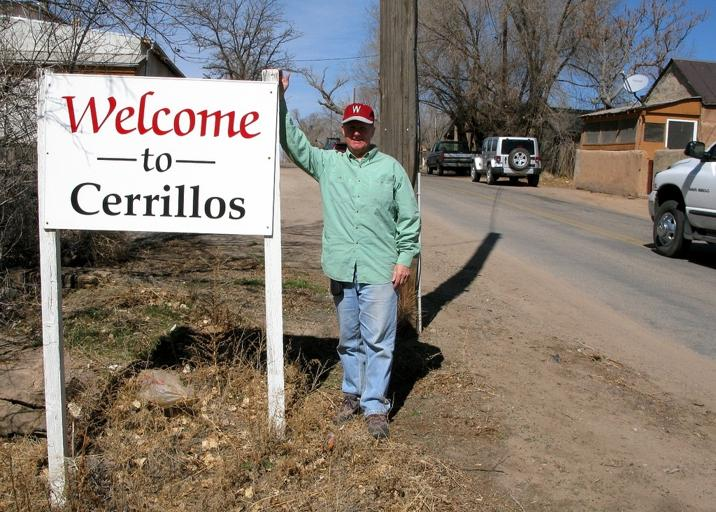
#> input picture places/Places365_val_00000923.jpg, 716 x 512 px; its folder holds only this picture in this run
$ jupyter execute --allow-errors billytags_regression.ipynb   (shell and % lines are left out)   (older library calls are emulated)
#> lines starting #> are read from the running program, lines starting #| are printed output that depends on the picture
[cell 1]

import tensorflow as tf
import numpy as np
import cv2
import matplotlib.pyplot as plt
import transformations as t
from mpl_toolkits.mplot3d import Axes3D
import os
import threading


tf.logging.set_verbosity(tf.logging.INFO)
#> (this line was passed over: tensorflow is not available in this run)

# [26 lines left out: functions show_cv2, plot_histogram, add_grayscale_noise, add_colored_noise, not called in this run]

[cell 2]
def listfiles(path):
    return [os.path.join(dp, f) for dp, dn, fn in os.walk(path) for f in fn]
tag_urls = listfiles("./tags")
scene_urls = listfiles("./places")

#> (the rest of this cell did not finish here and is left out)

[cell 3]
# Populate some camera intrinsic settings
# And other constants
# To do: capitolize these variables names idk how to find and replace in this notebook

#camera_intrinsics = [1.1998640834468974e+03, 0, 640.0 / 2, 0, 1.1998640834468974e+03, 480.0 / 2, 0, 0, 1]
camera_intrinsics = [1473.967474, 0.000000, 569.329599, 0.000000, 1473.916904, 379.610277, 0.000000, 0.000000, 1.000000]
camera_intrinsics = np.array(camera_intrinsics).reshape([3, 3])

fx = camera_intrinsics[0,0]
fy = camera_intrinsics[1,1]
cx = camera_intrinsics[0,2]
cy = camera_intrinsics[1,2]

tag_size = 0.1

print(camera_intrinsics)

[cell 4]
def gen_sample(plot=False, low_res=False):
    #img_scene = np.random.randint(0, 255, size=(768, 1024, 3)).astype(np.uint8)
#> called with plot = True, low_res = False
    white_background = False
    if np.random.randint(20) == 1:
        # Eliminate tag borders sometime to prevent overfitting
        white_background = True

    if not white_background:
        img_scene = cv2.resize(cv2.imread(np.random.choice(scene_urls)), (1280, 720), interpolation=cv2.INTER_NEAREST)
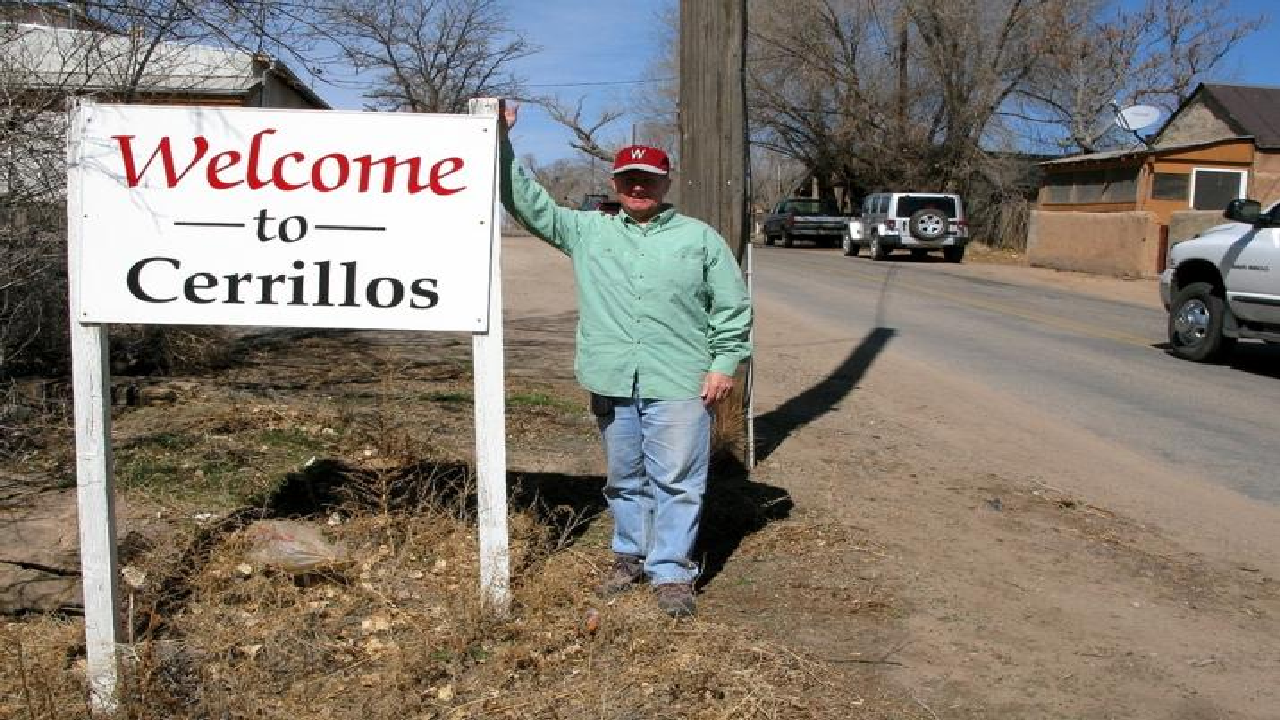
#> img_scene: shape (720, 1280, 3); mean B, G, R 114.5, 124, 131.6

    img_tag = cv2.resize(cv2.imread(np.random.choice(tag_urls)), (200, 200), interpolation=cv2.INTER_NEAREST)

    world_corners = np.array([[-1, -1], [1, -1], [-1, 1], [1, 1]]) * tag_size / 2.0
    pixel_corners = np.array([[0, 0], [1, 0], [0, 1], [1, 1]]) * np.array(img_tag.shape)[:2]

    # Add a Z component and homogeneous coordinate
    corners_3d = np.hstack((world_corners, np.array([[0, 1]] * 4)))

    done = False
    attempts = 0
    while not done:
        # Apply a random rotation to our corners
        angle_lim = np.pi / 2 * 0.7
        #rotation_matrix = t.rotation_matrix(np.random.uniform(-angle_lim, angle_lim), [1, 0, 0])
        #rotation_matrix = rotation_matrix @ t.rotation_matrix(np.random.uniform(-angle_lim, angle_lim), [0, 1, 0])
        rand_vector = t.random_vector(3)
        rand_vector[2]= 0
        rand_vector /= np.linalg.norm(rand_vector)
        rotation_matrix = t.rotation_matrix(np.random.uniform(-angle_lim, angle_lim), rand_vector)
        #rotation_matrix = rotation_matrix @ t.rotation_matrix(np.random.uniform(-np.pi, np.pi), [0, 0, 1])
        corners_3d_rotated = (rotation_matrix @ corners_3d.T).T

        # Translate our corners to a random 3D point within our camera view
        #z = np.random.triangular(0.2, 0.2, 5)
        z = np.random.uniform(0.2, 3.5)
        x = np.random.uniform(-1, 1) * z / fx * cx
        y = np.random.uniform(-1, 1) * z / fy * cy
        translation = np.array([x, y, z])
        translation_matrix = t.translation_matrix(translation)
        corners_3d_transformed = (translation_matrix @ corners_3d_rotated.T).T

        # Project into 2D image space
        projected_transformed = camera_intrinsics @ corners_3d_transformed.T[:3]
        projected_transformed /= projected_transformed[2]

        projected_transformed = np.vstack((projected_transformed[0], projected_transformed[1]))
        # print(projected_transformed)

        done = True
        attempts += 1
        for (x, y) in projected_transformed.T:
            # Reject views that have tag corners chopped off
            if x < 0 or y < 0 or x > 1280 or y > 720:
                done = False

    center_x, center_y = np.mean(projected_transformed, axis=1)
    width = np.max(projected_transformed[0]) - np.min(projected_transformed[0])
    height = np.max(projected_transformed[1]) - np.min(projected_transformed[1])

    # print(attempts, "attempt(s)")

    # Compute a homography
    H = cv2.findHomography(pixel_corners, projected_transformed.T)[0]

    # Random lighting condition
    dynamic_range = np.random.uniform(0.4, 1.0)
    color_shift =  (1.0 - dynamic_range) * np.random.uniform(0, 255) + np.random.normal(0.0, 10, size=3)

    img_tag_lighting = img_tag * dynamic_range
    img_tag_lighting += color_shift
    img_tag_lighting = np.clip(img_tag_lighting, 0.0, 255.0).astype(np.uint8)

    img_tag_blank = np.zeros(img_tag.shape) + 255.0 * dynamic_range
    img_tag_blank += color_shift
    img_tag_blank = np.clip(img_tag_blank, 0.0, 255.0).astype(np.uint8)

    if white_background:
        img_scene = np.clip(np.zeros((720, 1280, 3)) + 255.0 * dynamic_range + color_shift, 0.0, 255.0).astype(np.uint8)
        img_scene = add_colored_noise(img_scene, 4)
        img_scene = add_grayscale_noise(img_scene, 10)

    # Some noise
    img_tag_filtered = cv2.GaussianBlur(img_tag_lighting, (3, 3), 0)
    img_tag_filtered = add_colored_noise(img_tag_filtered, 4)
    img_tag_filtered = add_grayscale_noise(img_tag_filtered, 10)
    img_tag_blank = cv2.GaussianBlur(img_tag_blank, (3, 3), 0)
    img_tag_blank = add_colored_noise(img_tag_blank, 4)
    img_tag_blank = add_grayscale_noise(img_tag_blank, 10)

    # Overlay warped image
    img_scene_with_tag = np.array(img_scene)
    cv2.warpPerspective(img_tag_filtered, H, dsize=img_scene.shape[:2][::-1], dst=img_scene_with_tag, borderMode=cv2.BORDER_TRANSPARENT)

    if np.random.randint(3) == 1:
        # put a blank rectangle on the "to tag" scene for some extra overfitting protection
        cv2.warpPerspective(img_tag_blank, H, dsize=img_scene.shape[:2][::-1], dst=img_scene, borderMode=cv2.BORDER_TRANSPARENT)
    blur_size = np.random.randint(4) * 2 + 1
    img_scene_with_tag = cv2.GaussianBlur(img_scene_with_tag, (blur_size, blur_size), 0)
    img_scene = cv2.GaussianBlur(img_scene, (blur_size, blur_size), 0)

    # Bias our tag's color towards the image average color
    img_tag_filtered = (img_tag_filtered * 49.0 / 50.0 + (np.mean(img_scene,axis=(0,1)) / 50.0).astype(np.int16)).astype(np.uint8)

    # Plot?
    if plot:
        show_cv2(img_tag_filtered)

        show_cv2(img_tag_blank)

        # Visualize in 3D
        fig = plt.figure()
        ax = fig.add_subplot(111, projection='3d')

        xs = corners_3d.T[0]
        ys = corners_3d.T[1]
        zs = corners_3d.T[2]
        ax.scatter(xs, ys, zs)

        xs = corners_3d_transformed.T[0]
        ys = corners_3d_transformed.T[1]
        zs = corners_3d_transformed.T[2]
        ax.scatter(xs, ys, zs)

        # Visualize in 3D
        plt.figure()
        plt.ylim(0, cy * 2)
        plt.xlim(0, cx * 2)

        #xs = projected_orig[0]
        #ys = projected_orig[1]
        #plt.scatter(xs, ys)
        xs = projected_transformed[0]
        ys = projected_transformed[1]
        plt.plot(xs, ys)

        plt.show()

        # Visualize the scene + histograms
        plot_histogram(img_scene)
        show_cv2(img_scene)

        plot_histogram(img_scene_with_tag)
        show_cv2(img_scene_with_tag)

        show_cv2(cv2.resize(img_scene_with_tag, (640, 360), interpolation=cv2.INTER_NEAREST))

    width += 5
    height += 5
    if low_res:
        resize = lambda x: cv2.resize(x, (640, 360), interpolation=cv2.INTER_NEAREST)
        img_scene, img_scene_with_tag = resize(img_scene), resize(img_scene_with_tag)
        center_x /= 2
        width /= 2
        center_y /= 2
        height /= 2
    return img_scene, img_scene_with_tag, center_x, center_y, width, height

# gen_sample(False, True)
# pass

#> (a cell that did not finish here is left out)

[cell 6]
global global_scene

# Helper for generating training/validation batches

def gen_samples(n, plot=False, include_neg=True, low_res=False):
    images = []
    labels = []
    for _ in range(n):
        neg, pos, center_x, center_y, width, height = gen_sample(plot, low_res)

        global global_scene
        global_scene = pos

        neg = neg.astype(np.float32)
        pos = pos.astype(np.float32)
        neg /= 255.0
        neg -= 0.5
        pos /= 255.0
        pos -= 0.5

        if include_neg:
            images.append(neg)
            labels.append([0, center_x, center_y, width, height])
        images.append(pos)
        labels.append([1, center_x, center_y, width, height])

    return np.asarray(images), np.asarray(labels).astype(np.float32)

[cell 7]
from functools import partial
# [132 lines left out: function cnn_model_fn, not called in this run]

[cell 8]
global global_saliency_map

class SaliencyHook(tf.train.SessionRunHook):

  def __init__(self):
    return

  # [49 lines left out: functions begin, before_run, after_run, _as_graph_element, not called in this run]

[cell 9]
print("Building estimator...", flush=True)
# Create the Estimator
#> (the rest of this cell did not finish here and is left out)

[cell 10]
training_batches = []

need_data_cv = threading.Condition()
data_ready_cv = threading.Condition()
def worker():
    """ training data generator """
    print("Starting worker thread")
    while True:
        print("Waiting until new data is needed")
        need_data_cv.acquire()
        while len(training_batches) >= 2:
            need_data_cv.wait()
        need_data_cv.release()

        data_ready_cv.acquire()
        print("Generating new data")
        training_batches.append(gen_samples(25, low_res=True))
        data_ready_cv.notify()
        data_ready_cv.release()

threads = []
for i in range(2):
    thr = threading.Thread(target=worker)
    threads.append(thr)
    thr.start()

while True:
    print("Waiting for available data")
    data_ready_cv.acquire()
    while len(training_batches) == 0:
        data_ready_cv.wait()
    data_ready_cv.release()

    train_data, train_labels = training_batches.pop()
    print(train_data.shape)
    print(train_labels.shape)
    print("Training")
    need_data_cv.acquire()
    train()
    need_data_cv.notify()
    need_data_cv.release()
